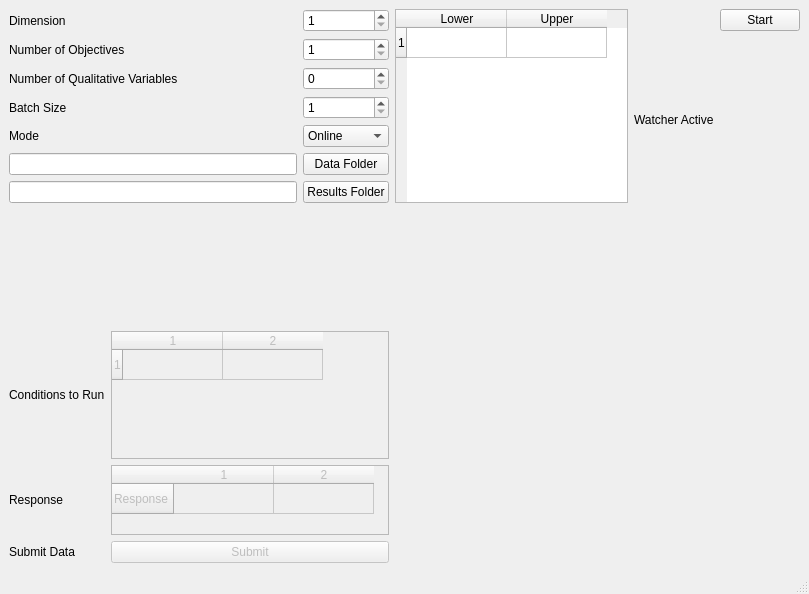
<?xml version="1.0" encoding="UTF-8"?>
<ui version="4.0">
 <class>MainWindow</class>
 <widget class="QMainWindow" name="MainWindow">
  <property name="geometry">
   <rect>
    <x>0</x>
    <y>0</y>
    <width>809</width>
    <height>594</height>
   </rect>
  </property>
  <property name="minimumSize">
   <size>
    <width>809</width>
    <height>594</height>
   </size>
  </property>
  <property name="windowTitle">
   <string>MainWindow</string>
  </property>
  <widget class="QWidget" name="centralwidget">
   <layout class="QGridLayout" name="gridLayout_2">
    <item row="0" column="0" rowspan="2">
     <layout class="QGridLayout" name="gridLayout">
      <item row="0" column="1">
       <widget class="QSpinBox" name="nDim">
        <property name="minimum">
         <number>1</number>
        </property>
       </widget>
      </item>
      <item row="4" column="1">
       <widget class="QComboBox" name="Mode_2">
        <item>
         <property name="text">
          <string>Online</string>
         </property>
        </item>
        <item>
         <property name="text">
          <string>Offline</string>
         </property>
        </item>
       </widget>
      </item>
      <item row="6" column="0">
       <widget class="QLineEdit" name="resultsDirectory"/>
      </item>
      <item row="1" column="0">
       <widget class="QLabel" name="lObj">
        <property name="text">
         <string>Number of Objectives</string>
        </property>
       </widget>
      </item>
      <item row="1" column="1">
       <widget class="QSpinBox" name="nObj">
        <property name="minimum">
         <number>1</number>
        </property>
       </widget>
      </item>
      <item row="2" column="0">
       <widget class="QLabel" name="lQual">
        <property name="text">
         <string>Number of Qualitative Variables</string>
        </property>
       </widget>
      </item>
      <item row="0" column="0">
       <widget class="QLabel" name="lDim">
        <property name="text">
         <string>Dimension</string>
        </property>
       </widget>
      </item>
      <item row="3" column="1">
       <widget class="QSpinBox" name="nBatch">
        <property name="minimum">
         <number>1</number>
        </property>
       </widget>
      </item>
      <item row="2" column="1">
       <widget class="QSpinBox" name="nQual"/>
      </item>
      <item row="3" column="0">
       <widget class="QLabel" name="lBatch">
        <property name="text">
         <string>Batch Size</string>
        </property>
       </widget>
      </item>
      <item row="5" column="1">
       <widget class="QPushButton" name="dataDir">
        <property name="text">
         <string>Data Folder</string>
        </property>
       </widget>
      </item>
      <item row="5" column="0">
       <widget class="QLineEdit" name="dataDirectory"/>
      </item>
      <item row="4" column="0">
       <widget class="QLabel" name="lMode">
        <property name="text">
         <string>Mode</string>
        </property>
       </widget>
      </item>
      <item row="6" column="1">
       <widget class="QPushButton" name="resDir">
        <property name="text">
         <string>Results Folder</string>
        </property>
       </widget>
      </item>
     </layout>
    </item>
    <item row="1" column="3">
     <layout class="QGridLayout" name="ledLayout"/>
    </item>
    <item row="0" column="1" rowspan="2">
     <widget class="QTableWidget" name="tableWidget">
      <property name="sizeAdjustPolicy">
       <enum>QAbstractScrollArea::AdjustToContents</enum>
      </property>
      <property name="rowCount">
       <number>1</number>
      </property>
      <property name="columnCount">
       <number>2</number>
      </property>
      <row/>
      <column>
       <property name="text">
        <string>Lower</string>
       </property>
      </column>
      <column>
       <property name="text">
        <string>Upper</string>
       </property>
      </column>
     </widget>
    </item>
    <item row="0" column="3">
     <widget class="QPushButton" name="pushButton">
      <property name="text">
       <string>Start</string>
      </property>
     </widget>
    </item>
    <item row="1" column="2">
     <widget class="QLabel" name="label">
      <property name="text">
       <string>Watcher Active</string>
      </property>
     </widget>
    </item>
    <item row="3" column="0" rowspan="2">
     <layout class="QGridLayout" name="gridLayout_3">
      <item row="0" column="0">
       <widget class="QLabel" name="label_2">
        <property name="text">
         <string>Conditions to Run</string>
        </property>
       </widget>
      </item>
      <item row="1" column="0">
       <widget class="QLabel" name="label_3">
        <property name="text">
         <string>Response</string>
        </property>
       </widget>
      </item>
      <item row="1" column="1">
       <layout class="QVBoxLayout" name="verticalLayout">
        <item>
         <widget class="QTableWidget" name="tResponse">
          <property name="enabled">
           <bool>false</bool>
          </property>
          <property name="sizePolicy">
           <sizepolicy hsizetype="Expanding" vsizetype="Preferred">
            <horstretch>0</horstretch>
            <verstretch>0</verstretch>
           </sizepolicy>
          </property>
          <property name="sizeAdjustPolicy">
           <enum>QAbstractScrollArea::AdjustToContents</enum>
          </property>
          <property name="rowCount">
           <number>1</number>
          </property>
          <property name="columnCount">
           <number>2</number>
          </property>
          <row>
           <property name="text">
            <string>Response</string>
           </property>
          </row>
          <column/>
          <column/>
         </widget>
        </item>
       </layout>
      </item>
      <item row="2" column="1">
       <widget class="QPushButton" name="pushButton_2">
        <property name="enabled">
         <bool>false</bool>
        </property>
        <property name="text">
         <string>Submit</string>
        </property>
       </widget>
      </item>
      <item row="2" column="0">
       <widget class="QLabel" name="label_4">
        <property name="text">
         <string>Submit Data</string>
        </property>
       </widget>
      </item>
      <item row="0" column="1">
       <widget class="QTableWidget" name="tConditions">
        <property name="enabled">
         <bool>false</bool>
        </property>
        <property name="sizeAdjustPolicy">
         <enum>QAbstractScrollArea::AdjustToContents</enum>
        </property>
        <property name="rowCount">
         <number>1</number>
        </property>
        <property name="columnCount">
         <number>2</number>
        </property>
        <attribute name="horizontalHeaderVisible">
         <bool>true</bool>
        </attribute>
        <attribute name="verticalHeaderVisible">
         <bool>true</bool>
        </attribute>
        <attribute name="verticalHeaderStretchLastSection">
         <bool>false</bool>
        </attribute>
        <row/>
        <column/>
        <column/>
       </widget>
      </item>
     </layout>
    </item>
    <item row="2" column="1" rowspan="3" colspan="3">
     <layout class="QGridLayout" name="figLayout"/>
    </item>
   </layout>
  </widget>
  <widget class="QMenuBar" name="menubar">
   <property name="geometry">
    <rect>
     <x>0</x>
     <y>0</y>
     <width>809</width>
     <height>25</height>
    </rect>
   </property>
  </widget>
  <widget class="QStatusBar" name="statusbar"/>
 </widget>
 <resources/>
 <connections/>
</ui>
